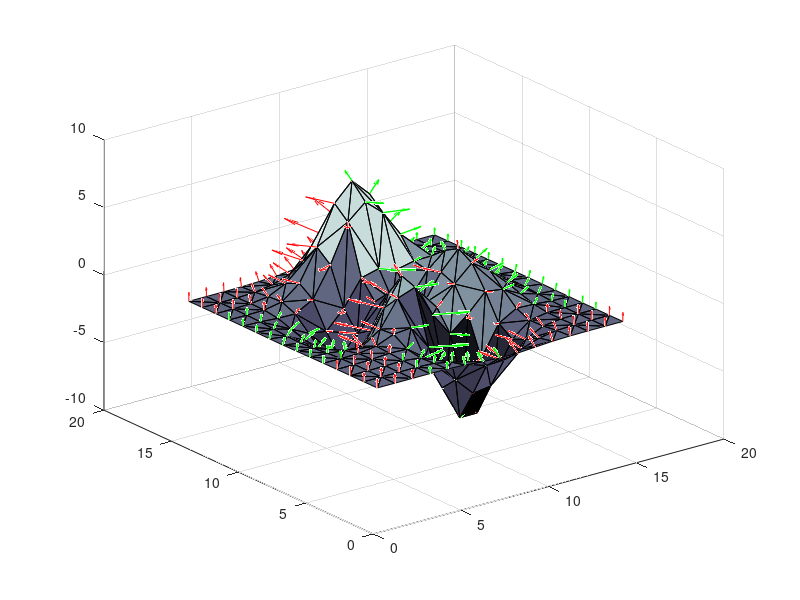
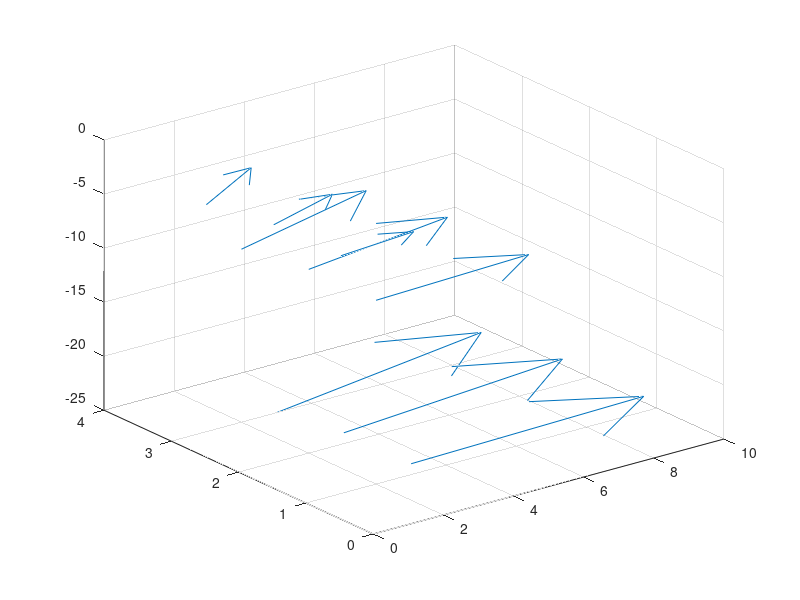

Recreate these plots in MATLAB, in order. (Note: this script raises an error after producing the figures.)
[x,y] = meshgrid(1:15,1:15);
tri = delaunay(x,y);
z = peaks(15);
[U,V,W] = surfnorm(x,y,z);
figure
% the engine
tf=U<0; % <- color is different for U<0 and U>=0
quiver3(x(tf),y(tf),z(tf),U(tf),V(tf),W(tf),'color',[1,0,0],'linewidth',0.5)
hold on
tf=~tf;
quiver3(x(tf),y(tf),z(tf),U(tf),V(tf),W(tf),'color',[0,1,0],'linewidth',1)
trisurf(tri,x,y,z)
colormap(bone);
hold off



a = [2 3 5];
b = [1 1 0];

[X,Y] = meshgrid(a, b);
Z = Y.^2 - X.^2;


c = peaks(15);
[U,V,W] = surfnorm(Z);
figure
quiver3(Z, U, V, W)
hold on
trisurf(a,b,c)
hold off
